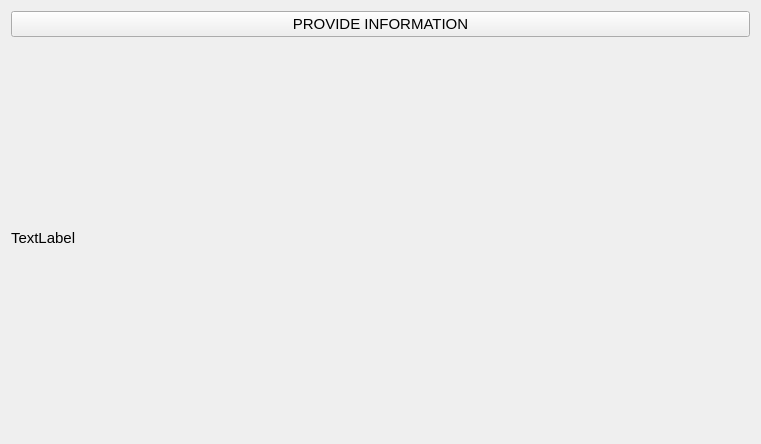
<?xml version="1.0" encoding="UTF-8"?>
<ui version="4.0">
 <class>Widget</class>
 <widget class="QWidget" name="Widget">
  <property name="geometry">
   <rect>
    <x>0</x>
    <y>0</y>
    <width>761</width>
    <height>444</height>
   </rect>
  </property>
  <property name="font">
   <font>
    <pointsize>11</pointsize>
   </font>
  </property>
  <property name="windowTitle">
   <string>Widget</string>
  </property>
  <layout class="QVBoxLayout" name="verticalLayout">
   <item>
    <widget class="QPushButton" name="pushButton">
     <property name="text">
      <string>PROVIDE INFORMATION</string>
     </property>
    </widget>
   </item>
   <item>
    <widget class="QLabel" name="label">
     <property name="text">
      <string>TextLabel</string>
     </property>
     <property name="wordWrap">
      <bool>true</bool>
     </property>
    </widget>
   </item>
  </layout>
 </widget>
 <resources/>
 <connections/>
</ui>
